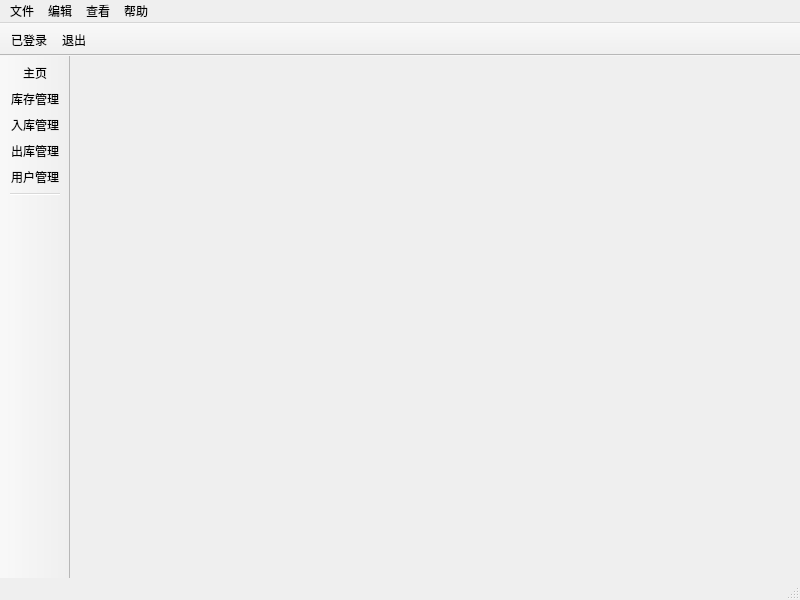
<?xml version="1.0" encoding="UTF-8"?>
<ui version="4.0">
 <class>MainWindow</class>
 <widget class="QMainWindow" name="MainWindow">
  <property name="geometry">
   <rect>
    <x>0</x>
    <y>0</y>
    <width>800</width>
    <height>600</height>
   </rect>
  </property>
  <property name="windowTitle">
   <string>产品库存管理系统</string>
  </property>
  <widget class="QWidget" name="centralwidget"/>
  <widget class="QMenuBar" name="menubar">
   <property name="geometry">
    <rect>
     <x>0</x>
     <y>0</y>
     <width>800</width>
     <height>23</height>
    </rect>
   </property>
   <widget class="QMenu" name="menu">
    <property name="title">
     <string>文件</string>
    </property>
   </widget>
   <widget class="QMenu" name="menu_2">
    <property name="title">
     <string>编辑</string>
    </property>
   </widget>
   <widget class="QMenu" name="menu_3">
    <property name="title">
     <string>查看</string>
    </property>
   </widget>
   <widget class="QMenu" name="menu_4">
    <property name="title">
     <string>帮助</string>
    </property>
   </widget>
   <addaction name="menu"/>
   <addaction name="menu_2"/>
   <addaction name="menu_3"/>
   <addaction name="menu_4"/>
  </widget>
  <widget class="QStatusBar" name="statusbar"/>
  <widget class="QToolBar" name="loginToolBar">
   <property name="mouseTracking">
    <bool>false</bool>
   </property>
   <property name="windowTitle">
    <string>状态</string>
   </property>
   <property name="movable">
    <bool>false</bool>
   </property>
   <attribute name="toolBarArea">
    <enum>TopToolBarArea</enum>
   </attribute>
   <attribute name="toolBarBreak">
    <bool>false</bool>
   </attribute>
   <addaction name="loginAct"/>
   <addaction name="ReLogin"/>
  </widget>
  <widget class="QToolBar" name="naviBar">
   <property name="windowTitle">
    <string>导航</string>
   </property>
   <property name="movable">
    <bool>false</bool>
   </property>
   <attribute name="toolBarArea">
    <enum>LeftToolBarArea</enum>
   </attribute>
   <attribute name="toolBarBreak">
    <bool>false</bool>
   </attribute>
   <addaction name="homeAction"/>
   <addaction name="stockAction"/>
   <addaction name="inAction"/>
   <addaction name="outAction"/>
   <addaction name="userAction"/>
   <addaction name="separator"/>
  </widget>
  <action name="loginAct">
   <property name="text">
    <string>已登录</string>
   </property>
  </action>
  <action name="ReLogin">
   <property name="text">
    <string>退出</string>
   </property>
  </action>
  <action name="homeAction">
   <property name="icon">
    <iconset resource="resources.qrc">
     <normaloff>:/images/home.png</normaloff>:/images/home.png</iconset>
   </property>
   <property name="text">
    <string>主页</string>
   </property>
  </action>
  <action name="stockAction">
   <property name="icon">
    <iconset resource="resources.qrc">
     <normaloff>:/images/file.png</normaloff>:/images/file.png</iconset>
   </property>
   <property name="text">
    <string>库存管理</string>
   </property>
  </action>
  <action name="userAction">
   <property name="icon">
    <iconset resource="resources.qrc">
     <normaloff>:/images/user.png</normaloff>:/images/user.png</iconset>
   </property>
   <property name="text">
    <string>用户管理</string>
   </property>
  </action>
  <action name="inAction">
   <property name="icon">
    <iconset resource="resources.qrc">
     <normaloff>:/images/add.png</normaloff>:/images/add.png</iconset>
   </property>
   <property name="text">
    <string>入库管理</string>
   </property>
  </action>
  <action name="outAction">
   <property name="icon">
    <iconset resource="resources.qrc">
     <normaloff>:/images/delete.png</normaloff>:/images/delete.png</iconset>
   </property>
   <property name="text">
    <string>出库管理</string>
   </property>
  </action>
 </widget>
 <resources>
  <include location="resources.qrc"/>
 </resources>
 <connections/>
</ui>
